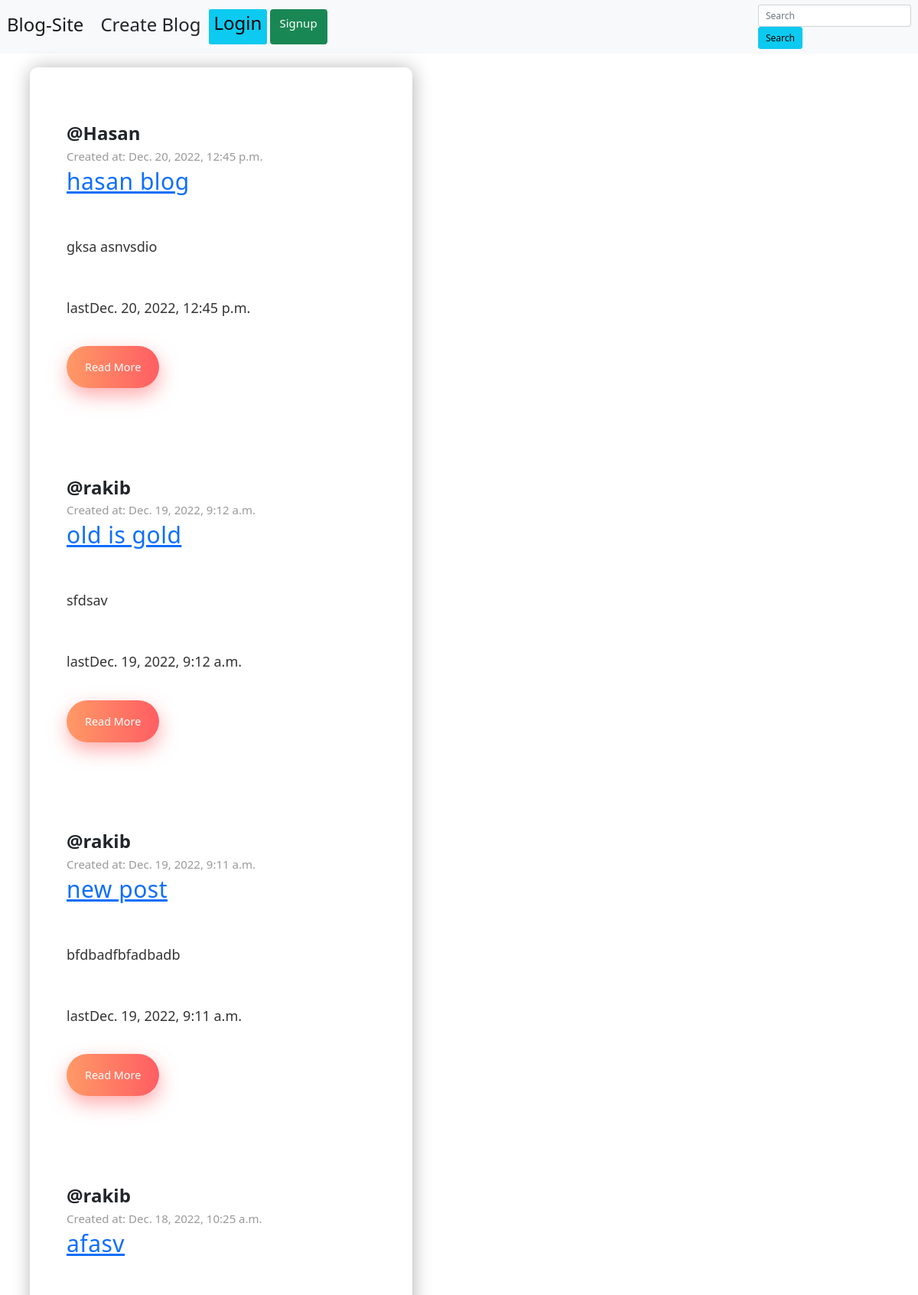
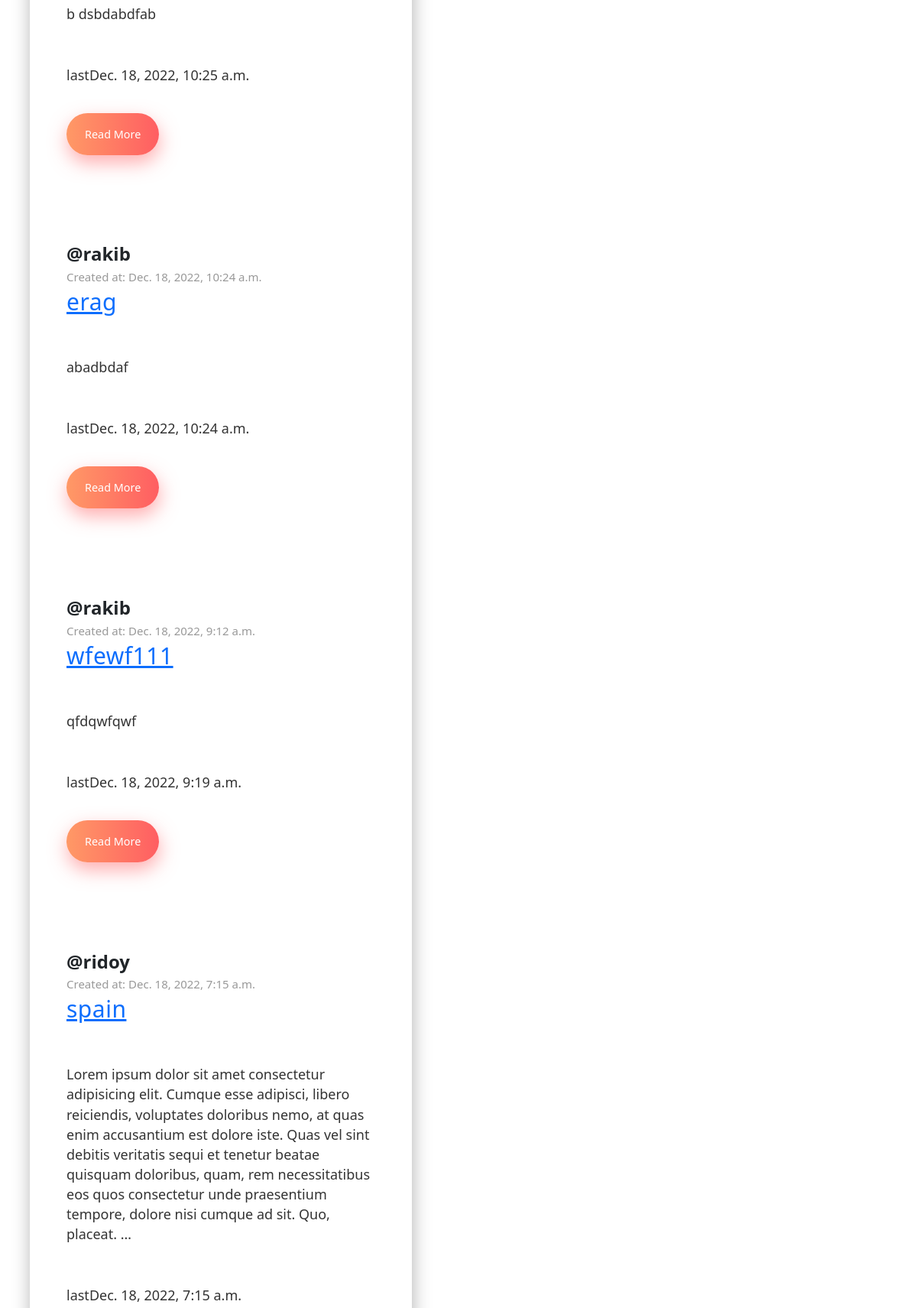
The page / (upper part) on the database its author committed (2 pictures, top to bottom).
### myapp/models.py (models this page shows, shortened)
class Post(models.Model):
  title = models.CharField(max_length=50)
  body = models.TextField()
  author = models.ForeignKey(User, on_delete=models.CASCADE)
  created = models.DateTimeField(auto_now_add=True)
  updated = models.DateTimeField(auto_now=True)
  class Meta:
    ordering=['-created']

### myapp/views.py (the view)
# urls.py: path('',home, name='home' ),
def home(request):
  posts = postSearch(request)
  context = {'title':'Blog-Site', 'post':posts}
  return render(request, 'myapp/index.html',context)

### myapp/views.py (called while the page is built)
def postSearch(request):
  post_search = ""
  if request.GET.get("search"):
    post_search = request.GET.get('search')
  posts = Post.objects.filter(Q(title__icontains=post_search) | Q(body__icontains=post_search))
  return posts

### templates/myapp/index.html
{% extends 'base.html' %}
{% block content %}
<br>
<div class="container">
<div class="card-group">
<div class="blog_post">
{% for posts in post %}
<div class="container_copy">
  <h2><b>@{{posts.author}}</b></h2>
  <h3>Created at: {{posts.created}}</h3>
  <h1><a href="{% url 'post_details' posts.id %}">{{posts.title}}</a></h1>
  <p>{{posts.body|safe|truncatewords:"50"|linebreaks}}</p>
  <p>last{{posts.updated}}</p>
  <a class="btn_primary" href='{% url 'post_details' posts.id %}' target="_blank">Read More</a>
</div>
{% empty %}
 <h2>No post to show</h2>
<hr>
{% endfor %}
</div>
</div>
</div>
{% endblock %}

### static/css/base.css (style rules this page uses)
* { padding: 0; margin: 0; }
html { font-family: "Roboto", sans-serif; font-size: 12px; }
.blog_post { background: #fff; max-width: 500px; border-radius: 10px; box-shadow: 1px 1px 2rem rgba(0, 0, 0, 0.3); position: relative; }
.container_copy { padding: 6rem 4rem 5rem 4rem; }
h3 { margin: 0 0 0.5rem 0; color: #999; font-size: 1.25rem; }
h1 { margin: 0 0 1rem 0; font-size: 2.5rem; letter-spacing: 0.5px; color: #333; }
p { margin: 0 0 4.5rem 0; font-size: 1.5rem; line-height: 1.45; color: #333; }
.btn_primary { border: none; outline: none; background: linear-gradient(90deg, #ff9966, #ff5e62); padding: 1.5rem 2rem; border-radius: 50px; color: white; font-size: 1.2rem; box-shadow: 1px 10px 2rem rgba(255, 94, 98, 0.5); transition: all 0.2s ease-in; text-decoration: none; }

### rows shown on the page
Post: author "Hasan", created "Dec. 20, 2022, 12:45 p.m.", title "hasan blog", body "gksa asnvsdio", updated "Dec. 20, 2022, 12:45 p.m."
Post: author "rakib", created "Dec. 19, 2022, 9:12 a.m.", title "old is gold", body "sfdsav", updated "Dec. 19, 2022, 9:12 a.m."
Post: author "rakib", created "Dec. 19, 2022, 9:11 a.m.", title "new post", body "bfdbadfbfadbadb", updated "Dec. 19, 2022, 9:11 a.m."
Post: author "rakib", created "Dec. 18, 2022, 10:25 a.m.", title "afasv", body "b dsbdabdfab", updated "Dec. 18, 2022, 10:25 a.m."
Post: author "rakib", created "Dec. 18, 2022, 10:24 a.m.", title "erag", body "abadbdaf", updated "Dec. 18, 2022, 10:24 a.m."
Post: author "rakib", created "Dec. 18, 2022, 9:12 a.m.", title "wfewf111", body "qfdqwfqwf", updated "Dec. 18, 2022, 9:19 a.m."
Post: author "ridoy", created "Dec. 18, 2022, 7:15 a.m.", title "spain", body "Lorem ipsum dolor sit amet consectetur adipisicing elit. Cumque esse adipisci, libero reiciendis, voluptates doloribus nemo, at quas enim accusantium est dolore iste. Quas vel sint debitis veritatis sequi et tenetur beatae quisquam doloribus, quam, rem necessitatibus eos quos consectetur unde praesentium tempore, dolore nisi cumque ad sit. Quo, placeat. …", updated "Dec. 18, 2022, 7:15 a.m."
